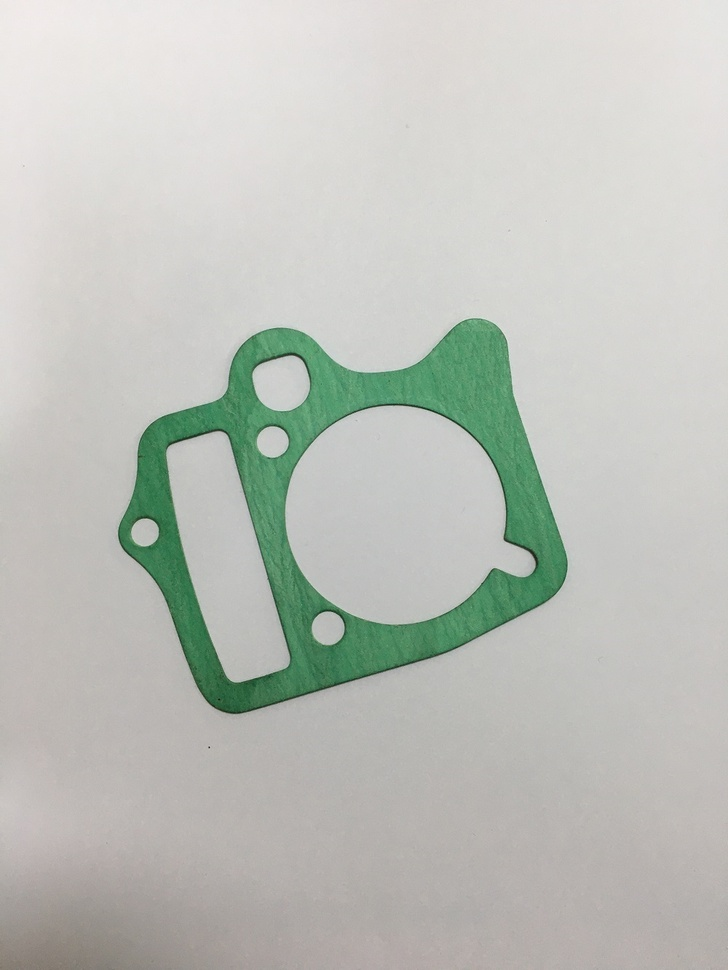
#> input picture opencv/pysource-back/error.JPG, 728 x 970 px, shrunk from 1000 x 1333 before the run, given in place of the camera
$ python tuts9.py
#> lines starting #> are read from the running program, lines starting #| are printed output that depends on the picture; after the words box and inside, x2 and y2 are one past the last pixel; in counts of white or black regions, pixels touching at a corner belong together
import cv2
import numpy as np


def nothing(x):
    print("x: ", str(x))
    pass


def nothing_lh(x):
    print("L-H: ", str(x))


def nothing_ls(x):
    print("L-X: ", str(x))


def nothing_lv(x):
    print("L-V: ", str(x))


def nothing_uh(x):
    print("U-H: ", str(x))


def nothing_us(x):
    print("U-S: ", str(x))


def nothing_uv(x):
    print("U-V: ", str(x))


cap = cv2.VideoCapture(0)
cv2.namedWindow("Trackbars")

cv2.createTrackbar("L-H", "Trackbars", 0, 179, nothing_lh)
#> slider 'L-H' is set to 35
cv2.createTrackbar("L-S", "Trackbars", 0, 255, nothing_ls)
#> slider 'L-S' is set to 51
cv2.createTrackbar("L-V", "Trackbars", 0, 255, nothing_lv)
#> slider 'L-V' is set to 51
cv2.createTrackbar("U-H", "Trackbars", 179, 179, nothing_uh)
cv2.createTrackbar("U-S", "Trackbars", 255, 255, nothing_us)
cv2.createTrackbar("U-V", "Trackbars", 255, 255, nothing_uv)

while True:
    _, frame = cap.read()
#> frame is the input picture: shape (970, 728, 3); mean B, G, R 186.9, 193.3, 189.9
    hsv = cv2.cvtColor(frame, cv2.COLOR_BGR2HSV)
#> hsv: shape (970, 728, 3); mean H, S, V 26.6, 16.6, 195.4

    l_h = cv2.getTrackbarPos("L-H", "Trackbars")
    l_s = cv2.getTrackbarPos("L-S", "Trackbars")
    l_v = cv2.getTrackbarPos("L-V", "Trackbars")
    u_h = cv2.getTrackbarPos("U-H", "Trackbars")
    u_s = cv2.getTrackbarPos("U-S", "Trackbars")
    u_v = cv2.getTrackbarPos("U-V", "Trackbars")

    lower_blue = np.array([l_h, l_s, l_v])
    upper_blue = np.array([u_h, u_s,  u_v])
    mask = cv2.inRange(hsv, lower_blue, upper_blue)
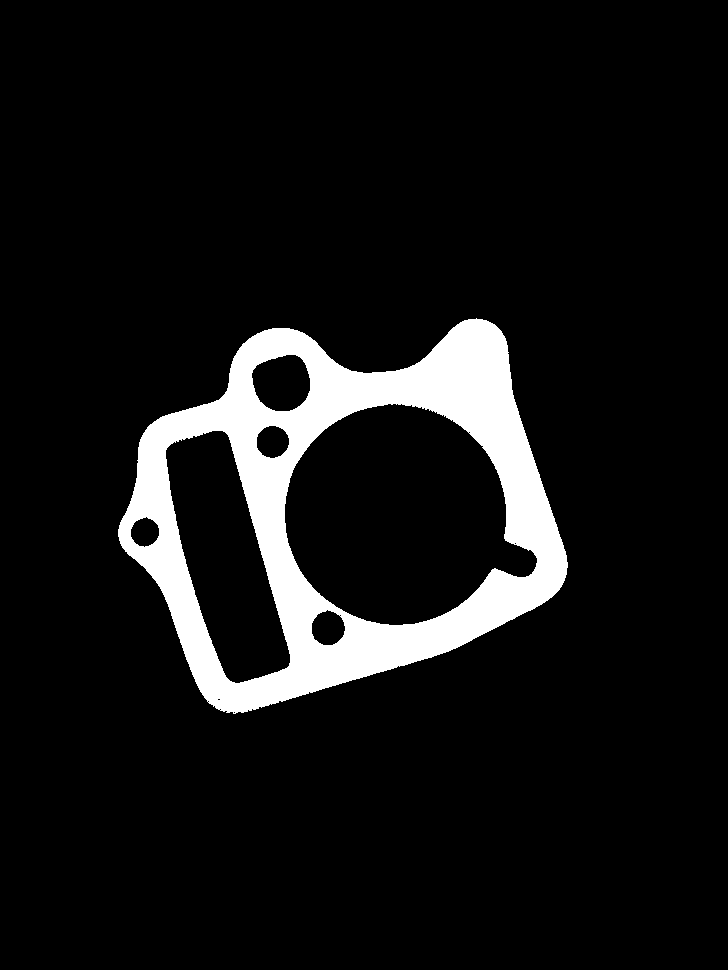
#> mask: shape (970, 728); 8.5% white; 1 white region, box (x1, y1, x2, y2) and area: (118, 318, 568, 714) 60274

    result = cv2.bitwise_and(frame, frame, mask=mask)
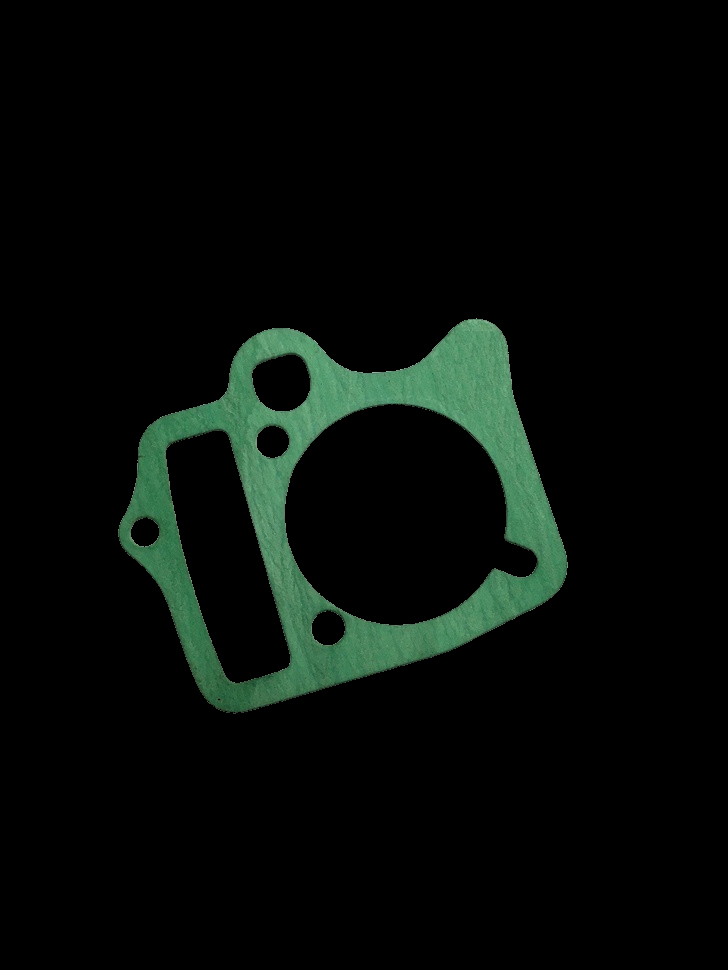
#> result: shape (970, 728, 3); mean B, G, R 8, 11.4, 6.3

    cv2.imshow("frame", frame)
    cv2.imshow("mask", mask)
    cv2.imshow("result", result)

    key = cv2.waitKey(1)
#> (key Esc is pressed here)
    if key == 27:
        break

cap.release()
cv2.destroyAllWindows()
